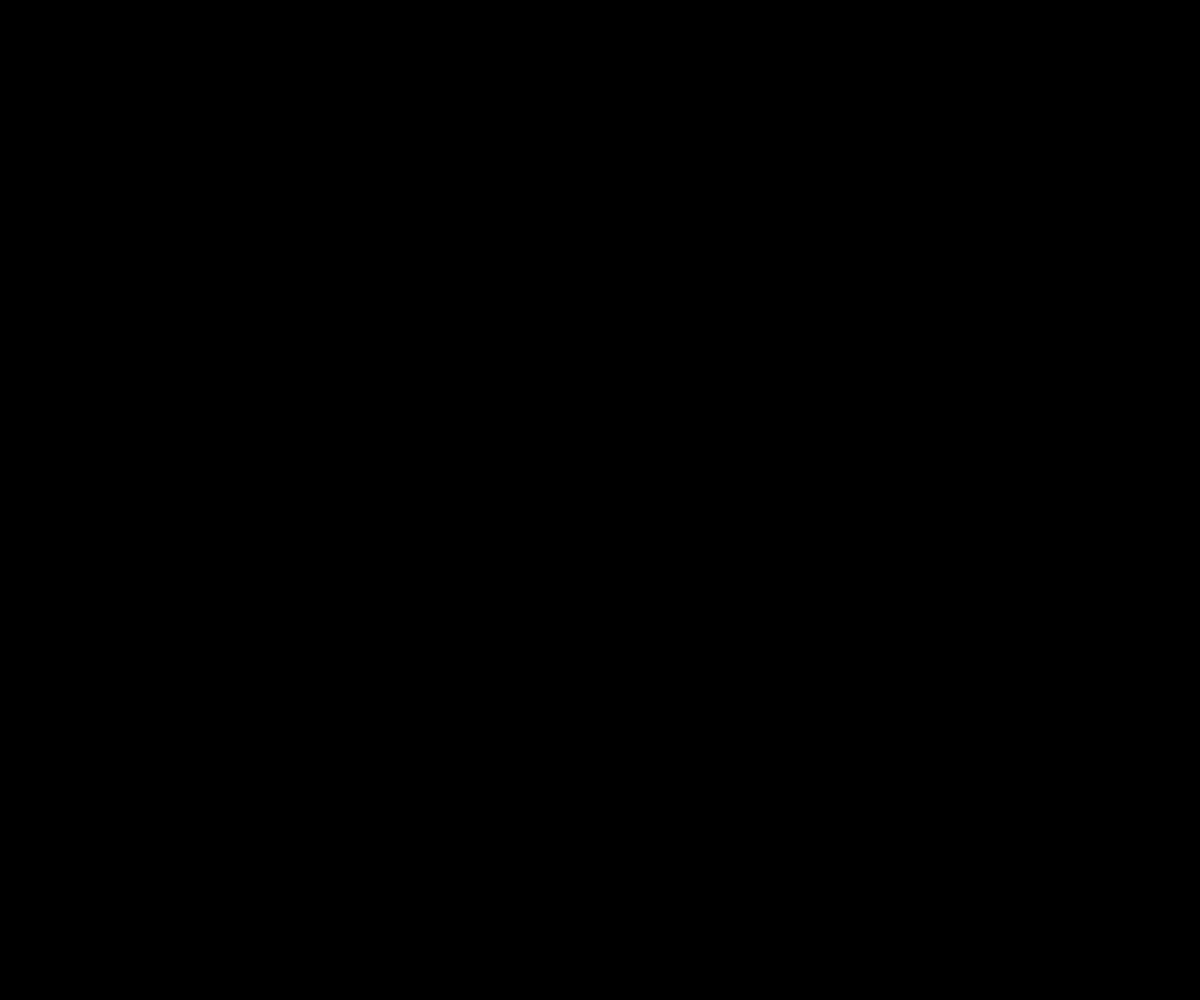
Frame 1 (no input)
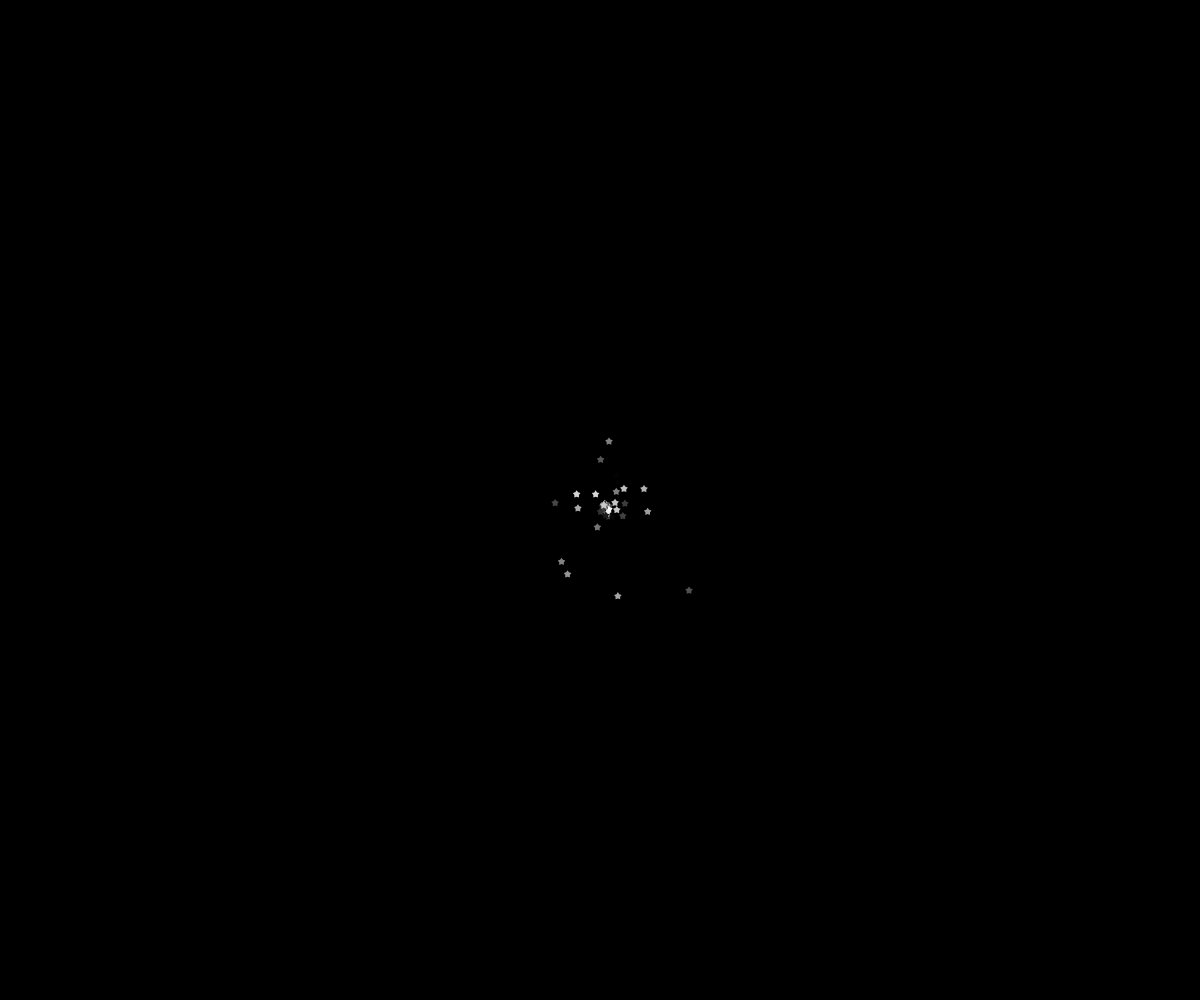
Frame 60 (no input)
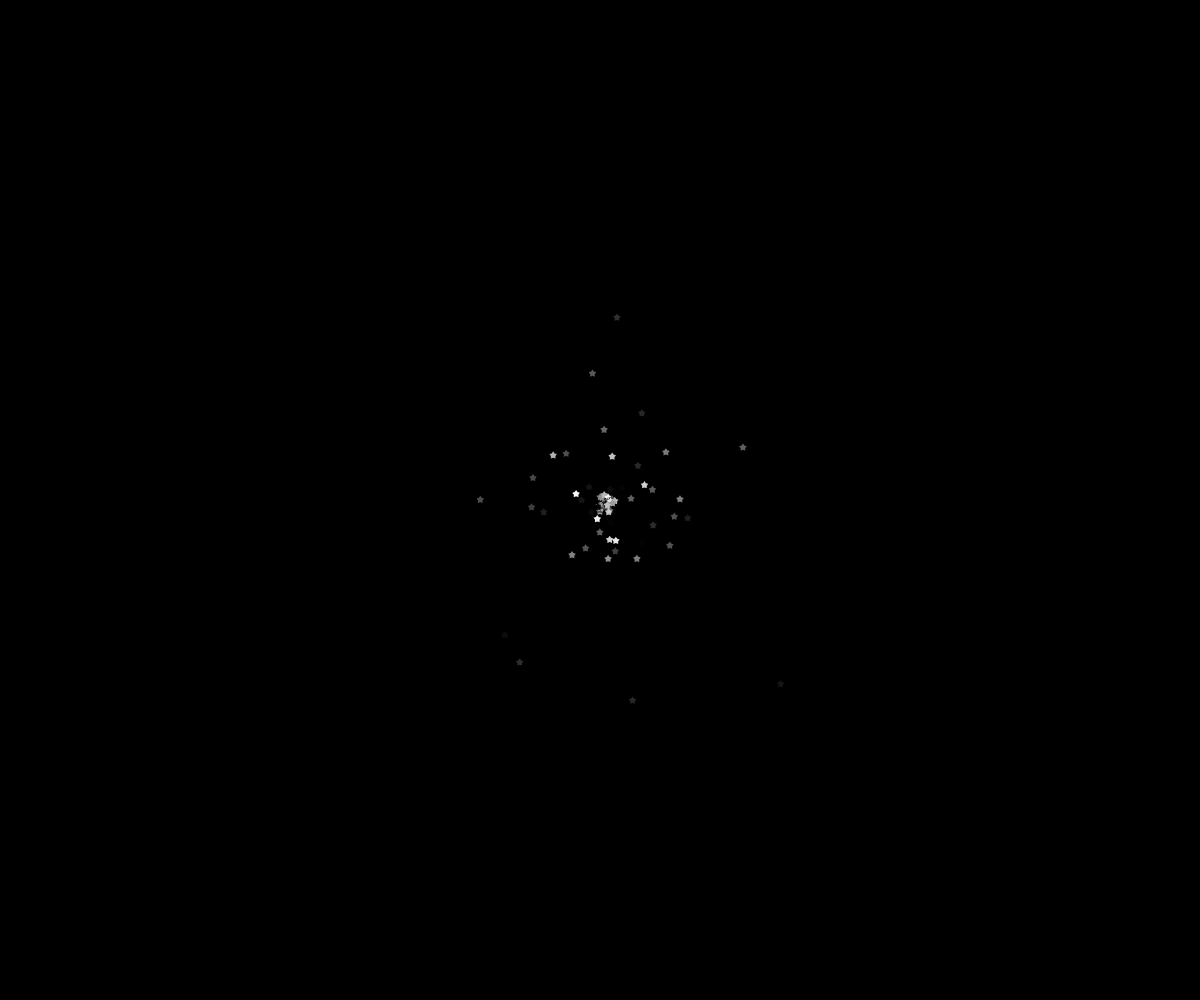
Frame 120 (the mouse pressed at the canvas centre since frame 60)

The p5.js sketch that drew these frames (run headless with seeded random() and noise() and a simulated clock; from frame 60 on, the mouse is pressed at the canvas centre):

// p5.js sketch
// ── sketch.js
function Particle(loc) {
  this.loc = loc;
  this.acc = new p5.Vector();
  
  this.vel = new p5.Vector(random(-2,2), random(-2,2));
  
  this.lifespan = 300;
  this.t = 0;
}

Particle.prototype = {
  constructor: Particle,
  update : function(particle_no){  
    
    var angle = particle_no/TWO_PI
    
    this.vel.add(this.acc);
    this.loc.add(this.vel);
    
    var radius = sqrt((this.loc.x-particleStartX)*(this.loc.x-particleStartX) + (this.loc.y-particleStartY)*(this.loc.y-particleStartY))
    this.loc.x = particleStartX+radius*cos(angle);
    this.loc.y = particleStartY+radius*sin(angle);
  
    this.lifespan -=2.0;
    
    if(this.lifespan<0)
    {
      this.lifespan = 600;
      this.loc = new p5.Vector(particleStartX, particleStartY);
      this.t = 0;
    }
 
    
  },
  display : function(){
    stroke(0,this.lifespan);
    noStroke();
    fill(random(255), this.lifespan);
    this.t+=0.1;
    
     var x = this.loc.x+noise(this.t);
    var y = this.loc.y+noise(this.t);
    push();
    beginShape();
    vertex(4.75+x, 0.5+y);
    vertex(6.16+x, 2.56+y);
    vertex(8.55+x, 3.26+y);
    vertex(7.03+x, 5.24+y);
    vertex(7.1+x, 7.74+y);
    vertex(4.75+x, 6.9+y);
    vertex(2.4+x, 7.74+y);
    vertex(2.47+x, 5.24+y);
    vertex(0.95+x, 3.26+y);
    vertex(3.34+x, 2.56+y);
    endShape();
    pop();
    
   
 
  }
};

// a collection that will hold our particle objects
var particles = [];
var particleStartX;
var particleStartY;
var totalFrame=0;

function setup(){
  createCanvas(windowWidth,windowHeight);
  
  particleStartX = windowWidth/2;
  particleStartY = windowHeight/2;
}

function mouseClicked() {

  for(var i=0;i<particles.length;i++)
  {
    particles.pop();
    i=0;
  }
  particles.pop();
  totalFrame= 0;
  particleStartX = mouseX;
  particleStartY = mouseY;
  
}


function draw(){
  clear();
  background(0);
  
  for (var i=0; i < particles.length; i++){
    
    particles[i].update(i+1);
    particles[i].display();
    
  }

if(totalFrame<400)
{
 
  particles.push(new Particle(new p5.Vector(particleStartX, particleStartY)));
  totalFrame+=1; 
}

}
